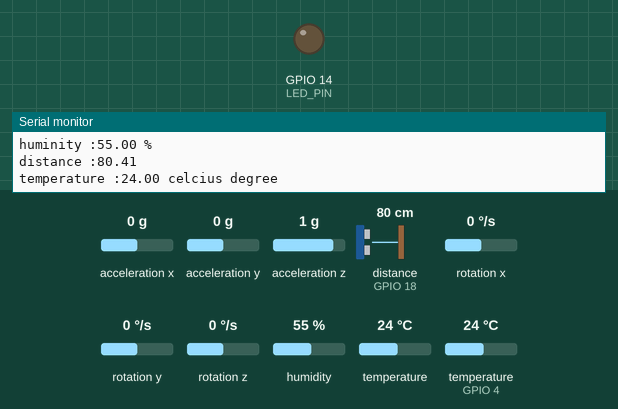
A sketch run on a simulated ESP32. Parts: output pins drawn as LEDs (lit = HIGH), the last lines printed to the serial monitor. Wiring (inferred from the names in the program): ultrasonic range finder: trigger GPIO 5; echo GPIO 18. Inputs (shaded band) come from the test bench; at power-on: temperature (sensor on GPIO 4) 24 °C, acceleration x 0 g, acceleration y 0 g, acceleration z 1 g, distance to the obstacle (sensor on GPIO 18) 80 cm, rotation x 0 °/s, rotation y 0 °/s, rotation z 0 °/s, humidity 55 %, temperature 24 °C. The echo pulse lasts 58.3 µs per cm; WiFi joins after 1.5 s; servers stay silent unless stated; pins used as bus, display or sensor lines are not drawn.

Above: at 3.2 s.
3.3 s: temperature (sensor on GPIO 4) set to 29.2 °C
4.9 s: temperature (sensor on GPIO 4) set to 30.4 °C
At 5.9 s:
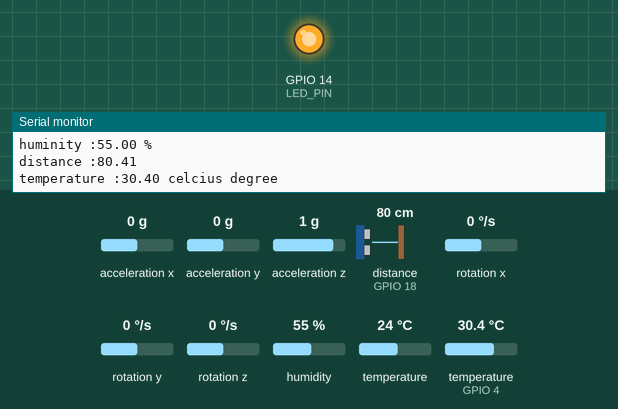
6.9 s: temperature (sensor on GPIO 4) set to 12 °C
At 7.4 s:
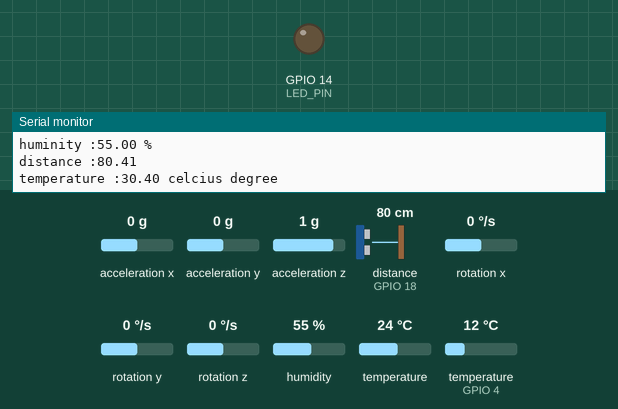
8.6 s: temperature (sensor on GPIO 4) set to 33 °C
At 10.2 s:
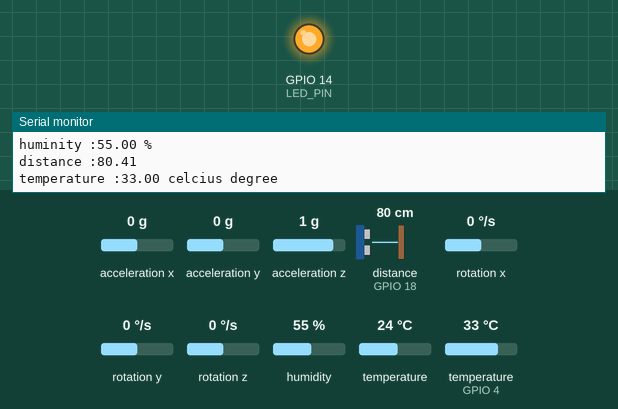
Timing chart, 0 to 11.3 s (numbered marks = the images above; inputs shaded):
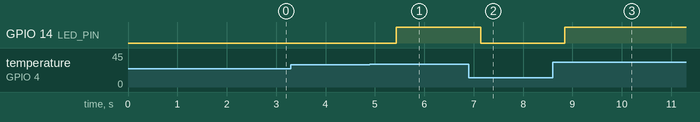

The sketch:

project_dp.ino
```cpp
#include <Wire.h>
#include <Adafruit_Sensor.h>
#include <Adafruit_MPU6050.h>
#include <WiFi.h>
#include <ThingSpeak.h>
#include <DHT.h>

#define WIFI_SSID "Cha"
#define WIFI_PASSWORD "12345678"
#define THINGSPEAK_CHANNEL_ID 2059878 // Replace with your channel ID
#define THINGSPEAK_API_KEY "SKVGCMIHA5TVNVD8" // Replace with your API key
#define DHTPIN 4
#define DHTTYPE DHT22
#define TRIG_PIN 5
#define ECHO_PIN 18
#define LED_PIN 14
#define MPU6050_ADDR 0x68 // MPU6050 I2C address

WiFiClient client;
DHT dht(DHTPIN, DHTTYPE);
Adafruit_MPU6050 mpu;

void setup() {
  Serial.begin(115200);
  Wire.begin();
  pinMode(LED_PIN, OUTPUT);
  if (!mpu.begin(MPU6050_ADDR)) {
    Serial.println("Failed to find MPU6050 chip");
    while (1);
  }

  mpu.setAccelerometerRange(MPU6050_RANGE_8_G);
  mpu.setGyroRange(MPU6050_RANGE_500_DEG);
  mpu.setFilterBandwidth(MPU6050_BAND_21_HZ);

  WiFi.begin(WIFI_SSID, WIFI_PASSWORD);
  while (WiFi.status() != WL_CONNECTED) {
    delay(1000);
    Serial.println("Connecting to WiFi...");
  }
  ThingSpeak.begin(client);
  dht.begin();
  pinMode(TRIG_PIN, OUTPUT);
  pinMode(ECHO_PIN, INPUT);
}

void loop() {
  int readData = dht.read(DHTPIN);
  float humidity = dht.readHumidity();
  float temperature = dht.readTemperature();

  float f = dht.readTemperature(true);

  if (isnan(humidity) || isnan(temperature)) {
    Serial.println("Failed to read from DHT sensor!");
    return;
  }

  sensors_event_t a, g, temp;
  mpu.getEvent(&a, &g, &temp);

  float acc_x = a.acceleration.x;
  float acc_y = a.acceleration.y;
  float acc_z = a.acceleration.z;

  float gyro_x = g.gyro.x;
  float gyro_y = g.gyro.y;
  float gyro_z = g.gyro.z;

  digitalWrite(TRIG_PIN, LOW);
  delayMicroseconds(2);
  digitalWrite(TRIG_PIN, HIGH);
  delayMicroseconds(10);
  digitalWrite(TRIG_PIN, LOW);
  float distance = pulseIn(ECHO_PIN, HIGH) / 58.0;

  ThingSpeak.setField(1, temperature);
  ThingSpeak.setField(2, humidity);
  ThingSpeak.setField(3, distance);
  ThingSpeak.setField(4, acc_x);
  ThingSpeak.setField(5, acc_y);
  ThingSpeak.setField(6, acc_z);

    if (temperature > 30) {
    digitalWrite(LED_PIN, HIGH);
  } else {
    digitalWrite(LED_PIN, LOW);
  }


  int response = ThingSpeak.writeFields(THINGSPEAK_CHANNEL_ID, THINGSPEAK_API_KEY);
  if (response == 200) {
    Serial.println("Values sent to ThingSpeak successfully!");
  } else {
    Serial.println("Failed to send values to ThingSpeak.");
  }
  Serial.println("------");
  Serial.println((String)"x:"+acc_x+" y:"+acc_y+" z:"+acc_z);

  Serial.print("huminity :");
 Serial.print(humidity);
  Serial.println(" %");
 Serial.print("distance :");
 Serial.println(distance);
  Serial.print("temperature :");
 Serial.print(temperature);
 Serial.println(" celcius degree ");
  delay(250);
}
```

Measured:
- the behaviour switches between 30 and 30.1 °C on temperature (sensor on GPIO 4) (found by bisection; images 0 and 1)
- after the input at 4.9 s, GPIO 14 (LED_PIN): LOW → HIGH after 0.53 s
- after the input at 6.9 s, GPIO 14 (LED_PIN): HIGH → LOW after 0.24 s
- after the input at 8.6 s, GPIO 14 (LED_PIN): LOW → HIGH after 0.25 s
